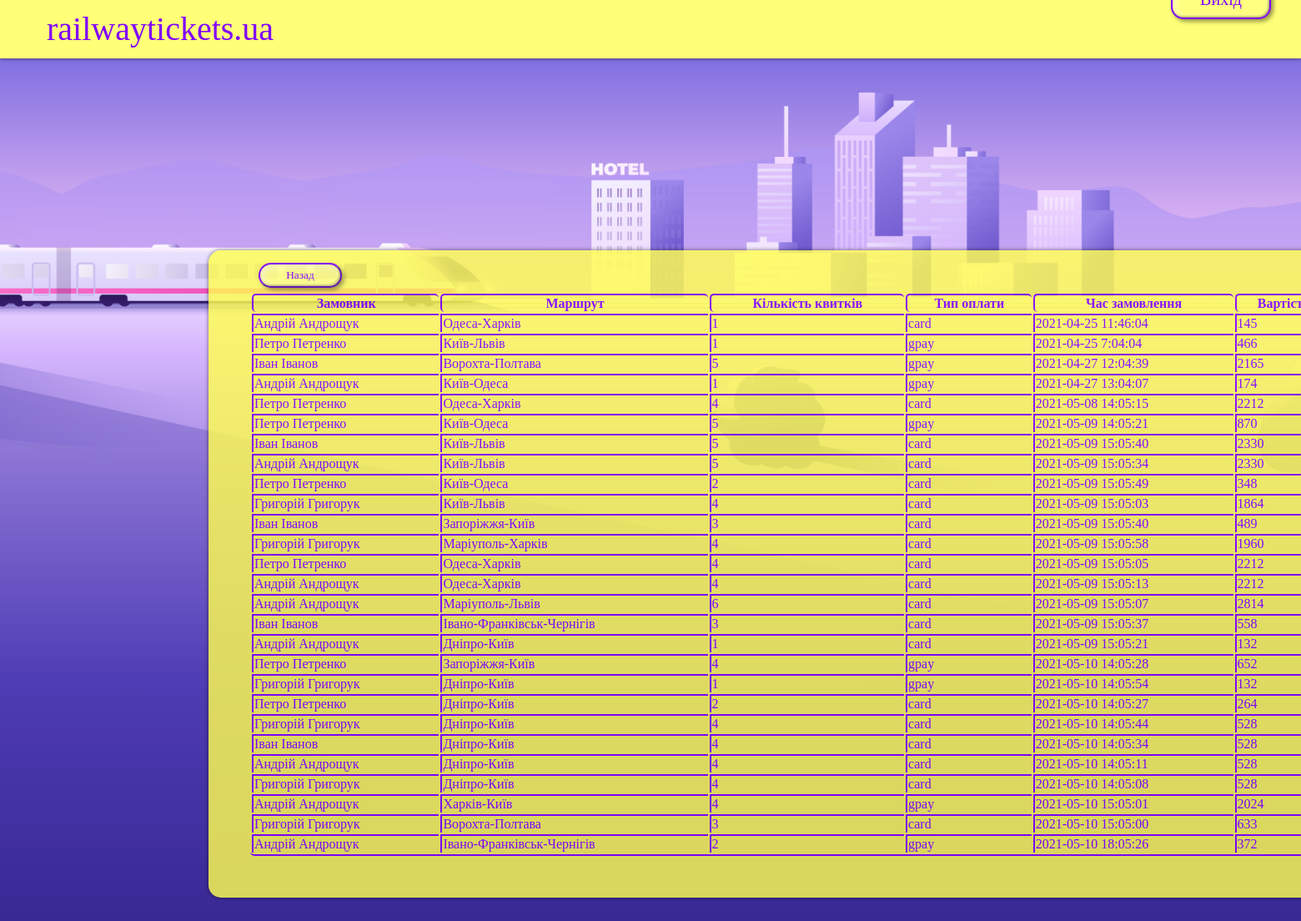
/orderlist.php, run on the app's committed database.
### tables this page shows
CREATE TABLE "Orders" (
	"Id"	INTEGER,
	"UserId"	INTEGER,
	"RouteId"	INTEGER,
	"TicketsNumber"	INTEGER,
	"PaymentType"	TEXT,
	"OrderTime"	TEXT,
	"Price"	REAL,
	PRIMARY KEY("Id" AUTOINCREMENT)
);

CREATE TABLE "Users" (
	"Id"	INTEGER NOT NULL,
	"Name"	TEXT,
	"Surname"	TEXT,
	"Email"	TEXT,
	"Pass"	TEXT,
	"AccountType"	TEXT NOT NULL DEFAULT 'client',
	PRIMARY KEY("Id" AUTOINCREMENT)
);

CREATE TABLE "Routes" (
	"Id"	INTEGER,
	"TrainNumber"	TEXT,
	"StartStation"	TEXT,
	"EndStation"	TEXT,
	"IntermediateStations"	TEXT,
	"StartDate"	TEXT,
	"EndDate"	TEXT,
	"Cost"	REAL,
	"RemainingTickets"	INTEGER,
	PRIMARY KEY("Id" AUTOINCREMENT)
);

### orderlist.php (the view, shortened to what this page needs)
<!DOCTYPE html>
<html lang="en">
<head>
    <link rel="stylesheet" href="style.css">
</head>
<body>
    <div class="wrapper">
    <header>
        <form name="mainForm" id="mainForm" action="index.php" method="post">
        <input id="title" type="submit" value="railwaytickets.ua">
        </form>
        <?php
        $name = "";
        echo '<p class="label1" align="right">'. $name .'</p>';
        echo '<p class="label2" align="right">'. $_POST["login"] .'</p>';
        echo '
        <form action="index.php" class="exit"><input class="login_button" type="submit" value="Вихід"></form>
        ';
        ?>
    </header>
    <main>
        <form action="index.php" method="post">
        <input type="submit" value="Назад" id="return_button">
        </form>
        <table class="order_table">
            <tr>
            <th>Замовник</th>
            <th>Маршрут</th>
            <th>Кількість квитків</th>
            <th>Тип оплати</th>
            <th>Час замовлення</th>
            <th>Вартість</th>
            </tr>
            <?php
            $db = new SQLite3('data_base.db');
            $results = $db->query('SELECT * FROM Orders');
            while ($row = $results->fetchArray()) {
                $users = $db->query('SELECT * FROM Users WHERE Id="'. $row[1].'"');
                $routes = $db->query('SELECT * FROM Routes WHERE Id="'. $row[2].'"');
                $name = "";
                while ($users_row = $users->fetchArray()) {
                   $name = $users_row[1]. " ". $users_row[2];
                }
                $route_name = "";
                while ($routes_row = $routes->fetchArray()) {
                    $route_name = $routes_row[2]. "-". $routes_row[3];
                }
                echo '<tr><td> ', $name, ' </td><td> ', $route_name, ' </td><td> ', $row[3], ' </td><td> ', $row[4], ' </td><td> ', $row[5], ' </td><td> ', $row[6], ' </td></tr>';
            }
            ?>
        </table>
    </main>
    </div>
</body>
</html>

### style.css (style rules this page uses)
html { padding: 0; box-sizing: border-box; background: no-repeat 80% 15% / cover fixed url("../img/bg.png"); background-color: #302188; }
html, body { height: 100%; margin: 0; }
.wrapper { display: table; height: 100%; width: 100%; }
main { width: 1300px; margin: 300px 0px 10% 250px; background: rgba(255, 255, 80, 90%); color: rgba(128, 0, 255); opacity: 90%; box-shadow: 0 0 5px rgba(0, 0, 0, 0.6); z-index: 0; border-radius: 15px; padding: 10px 50px; padding-bottom: 50px; }
header { height: 50px; min-width: 100%; background: rgba(255, 255, 120); z-index: 1; position: fixed; box-shadow: 0 0 5px rgba(0, 0, 0, 0.6); font-family: 'Times New Roman'; padding: 10px 0px; }
input { background-color: rgba(255, 255, 128); border-color: rgba(128, 0, 255); color: rgba(128, 0, 255); border-radius: 25px; }
::placeholder { padding-left: 5px; color: rgba(200, 150, 255); font-family: 'Times New Roman'; }
input[type="submit"] { box-shadow: 3px 3px 5px rgba(0, 0, 0, 0.4), inset -1px -1px 3px rgba(0, 0, 0, 0.4), inset 3px 3px 10px rgba(250, 250, 250, 0.6); font-family: 'Times New Roman'; }
p { padding: 20px 20px 0px 20px; }
td { color: rgba(128, 0, 255); border-left: 2px solid rgba(128, 0, 255); border-top: 2px solid rgba(128, 0, 255); }
th { border-left: 2px solid rgba(128, 0, 255); border-top: 2px solid rgba(128, 0, 255); border-radius: 5px; }
.login_button { margin-top: 1px; height: 48px; width: 120px; background: rgba(255, 255, 128); border: none; border: 2px solid rgba(128, 0, 255); border-radius: 15px; font-size: 20px; }
#title { margin: 0px 0px 0px 50px; font: 40px solid; color: rgba(128, 0, 255); background: none; border: none; box-shadow: 0 0 0; }
.label1 { margin: -60px 10% 0px 0px; text-shadow: 0 0 0px; color: rgba(200, 150, 255); }
.label2 { margin: -20px 10% 0px 0px; text-shadow: 0 0 0px; color: rgba(200, 150, 255); }
.exit { position: absolute; margin: -45px 2% 0 90%; }
#return_button { margin: 5px 0px 5px 10px; height: 30px; width: 100px; }
table { width: 100%; border-right: 2px solid rgba(128, 0, 255); border-bottom: 2px solid rgba(128, 0, 255); border-radius: 5px; }

### data on the page
orders: UserId.Surname "Андрій Андрощук", RouteId.EndStation "Одеса-Харків", TicketsNumber "1", PaymentType "card", OrderTime "2021-04-25 11:46:04", Price "145"
orders: UserId.Surname "Петро Петренко", RouteId.EndStation "Київ-Львів", TicketsNumber "1", PaymentType "gpay", OrderTime "2021-04-25 7:04:04", Price "466"
orders: UserId.Surname "Іван Іванов", RouteId.EndStation "Ворохта-Полтава", TicketsNumber "5", PaymentType "gpay", OrderTime "2021-04-27 12:04:39", Price "2165"
orders: UserId.Surname "Андрій Андрощук", RouteId.EndStation "Київ-Одеса", TicketsNumber "1", PaymentType "gpay", OrderTime "2021-04-27 13:04:07", Price "174"
orders: UserId.Surname "Петро Петренко", RouteId.EndStation "Одеса-Харків", TicketsNumber "4", PaymentType "card", OrderTime "2021-05-08 14:05:15", Price "2212"
orders: UserId.Surname "Петро Петренко", RouteId.EndStation "Київ-Одеса", TicketsNumber "5", PaymentType "gpay", OrderTime "2021-05-09 14:05:21", Price "870"
orders: UserId.Surname "Іван Іванов", RouteId.EndStation "Київ-Львів", TicketsNumber "5", PaymentType "card", OrderTime "2021-05-09 15:05:40", Price "2330"
orders: UserId.Surname "Андрій Андрощук", RouteId.EndStation "Київ-Львів", TicketsNumber "5", PaymentType "card", OrderTime "2021-05-09 15:05:34", Price "2330"
orders: UserId.Surname "Петро Петренко", RouteId.EndStation "Київ-Одеса", TicketsNumber "2", PaymentType "card", OrderTime "2021-05-09 15:05:49", Price "348"
orders: UserId.Surname "Григорій Григорук", RouteId.EndStation "Київ-Львів", TicketsNumber "4", PaymentType "card", OrderTime "2021-05-09 15:05:03", Price "1864"
orders: UserId.Surname "Іван Іванов", RouteId.EndStation "Запоріжжя-Київ", TicketsNumber "3", PaymentType "card", OrderTime "2021-05-09 15:05:40", Price "489"
orders: UserId.Surname "Григорій Григорук", RouteId.EndStation "Маріуполь-Харків", TicketsNumber "4", PaymentType "card", OrderTime "2021-05-09 15:05:58", Price "1960"
orders: UserId.Surname "Петро Петренко", RouteId.EndStation "Одеса-Харків", TicketsNumber "4", PaymentType "card", OrderTime "2021-05-09 15:05:05", Price "2212"
orders: UserId.Surname "Андрій Андрощук", RouteId.EndStation "Одеса-Харків", TicketsNumber "4", PaymentType "card", OrderTime "2021-05-09 15:05:13", Price "2212"
orders: UserId.Surname "Андрій Андрощук", RouteId.EndStation "Маріуполь-Львів", TicketsNumber "6", PaymentType "card", OrderTime "2021-05-09 15:05:07", Price "2814"
orders: UserId.Surname "Іван Іванов", RouteId.EndStation "Івано-Франківськ-Чернігів", TicketsNumber "3", PaymentType "card", OrderTime "2021-05-09 15:05:37", Price "558"
orders: UserId.Surname "Андрій Андрощук", RouteId.EndStation "Дніпро-Київ", TicketsNumber "1", PaymentType "card", OrderTime "2021-05-09 15:05:21", Price "132"
orders: UserId.Surname "Петро Петренко", RouteId.EndStation "Запоріжжя-Київ", TicketsNumber "4", PaymentType "gpay", OrderTime "2021-05-10 14:05:28", Price "652"
orders: UserId.Surname "Григорій Григорук", RouteId.EndStation "Дніпро-Київ", TicketsNumber "1", PaymentType "gpay", OrderTime "2021-05-10 14:05:54", Price "132"
orders: UserId.Surname "Петро Петренко", RouteId.EndStation "Дніпро-Київ", TicketsNumber "2", PaymentType "card", OrderTime "2021-05-10 14:05:27", Price "264"
orders: UserId.Surname "Григорій Григорук", RouteId.EndStation "Дніпро-Київ", TicketsNumber "4", PaymentType "card", OrderTime "2021-05-10 14:05:44", Price "528"
orders: UserId.Surname "Іван Іванов", RouteId.EndStation "Дніпро-Київ", TicketsNumber "4", PaymentType "card", OrderTime "2021-05-10 14:05:34", Price "528"
orders: UserId.Surname "Андрій Андрощук", RouteId.EndStation "Дніпро-Київ", TicketsNumber "4", PaymentType "card", OrderTime "2021-05-10 14:05:11", Price "528"
orders: UserId.Surname "Григорій Григорук", RouteId.EndStation "Дніпро-Київ", TicketsNumber "4", PaymentType "card", OrderTime "2021-05-10 14:05:08", Price "528"
orders: UserId.Surname "Андрій Андрощук", RouteId.EndStation "Харків-Київ", TicketsNumber "4", PaymentType "gpay", OrderTime "2021-05-10 15:05:01", Price "2024"
orders: UserId.Surname "Григорій Григорук", RouteId.EndStation "Ворохта-Полтава", TicketsNumber "3", PaymentType "card", OrderTime "2021-05-10 15:05:00", Price "633"
orders: UserId.Surname "Андрій Андрощук", RouteId.EndStation "Івано-Франківськ-Чернігів", TicketsNumber "2", PaymentType "gpay", OrderTime "2021-05-10 18:05:26", Price "372"
